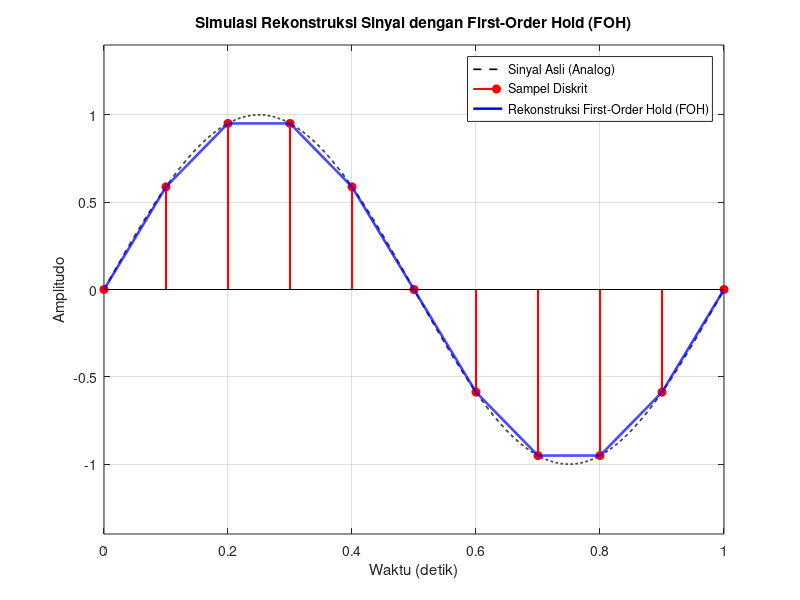

The MATLAB script that drew this image:
clear; clf; clc;

% 1. Parameter Sinyal Asli
f = 1;                  % Frekuensi sinyal sinus (Hz)
t_end = 1;              % Durasi total (detik)
t_fine = linspace(0, t_end, 2000); % Waktu kontinyu resolusi tinggi
x_orig = sin(2 * pi * f * t_fine); % Sinyal analog asli

% 2. Parameter Sampling
T_s = 1/(f*10);                % Periode sampling (h)
t_samples = 0:T_s:t_end;  % Titik-titik waktu pencacahan (t_k)
x_samples = sin(2 * pi * f * t_samples); % Nilai sampel f(t_k)

% 3. Proses Rekonstruksi First-Order Hold (FOH)
% Menggunakan interpolasi linier antar titik sampel berurutan
x_foh = zeros(size(t_fine));

for i = 1:length(t_fine)
    t_val = t_fine(i);
    % Cari indeks k di mana t_k <= t_val
    idx = find(t_samples <= t_val, 1, 'last');
    
    if isempty(idx)
        x_foh(i) = x_samples(1);
    elseif idx >= length(t_samples)
        x_foh(i) = x_samples(end);
    else
        % Mengambil dua titik sampel: t_k dan t_{k+1} untuk interpolasi linier
        tk = t_samples(idx);
        tk_next = t_samples(idx+1);
        fk = x_samples(idx);
        fk_next = x_samples(idx+1);
        
        % Formula FOH (Interpolasi Linier antar segmen sampel)
        x_foh(i) = fk + ((t_val - tk) / (tk_next - tk)) * (fk_next - fk);
    end
end

% 4. Visualisasi Grafik
fig=figure(1);

plot(t_fine, x_orig, 'k--', 'LineWidth', 1.2); hold on;
stem(t_samples, x_samples, 'r', 'filled', 'LineWidth', 1.5);
plot(t_fine, x_foh, 'b-', 'LineWidth', 1.8);

legend('Sinyal Asli (Analog)', 'Sampel Diskrit', 'Rekonstruksi First-Order Hold (FOH)', ...
       'Location', 'northeast');
xlabel('Waktu (detik)');
ylabel('Amplitudo');
title('Simulasi Rekonstruksi Sinyal dengan First-Order Hold (FOH)');
grid on;
ylim([-1.4 1.4]);
